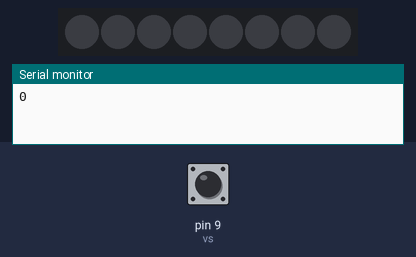
A sketch run on a simulated Arduino Uno, built with avr-gcc and run on an emulated ATmega328P. On the bench: 8 RGB LEDs in strip order, left to right, the last lines printed to the serial monitor. The inputs (shaded band) are chosen by the test bench; at power-on: pin 9 (vs) LOW. Dim RGB values are drawn brighter than linear.

Above: at 1.2 s.
1.3 s: pin 9 (vs) pulsed HIGH 2 times (0.12 s each, 0.3 s apart)
At 1.8 s:
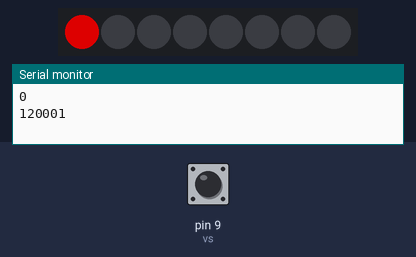
At 5.7 s:
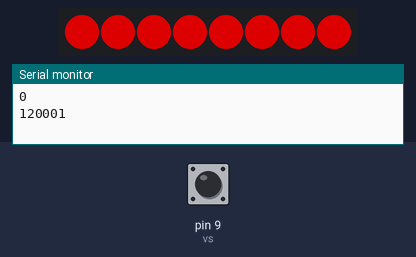
Timing chart, 0 to 8.0 s (numbered marks = the images above; inputs shaded):
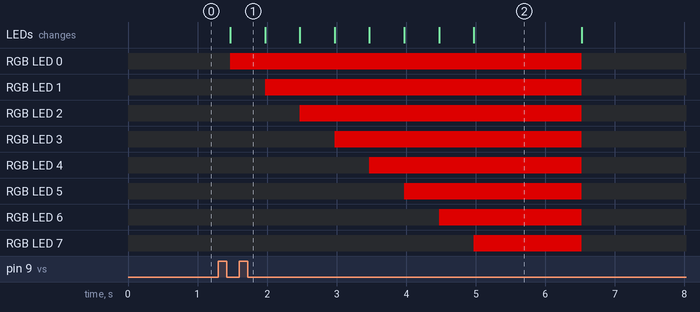

Measured:
- after the input at 1.3 s, RGB LED 0: off → RGB(150, 0, 0) after 0.17 s, → off 5.1 s later; RGB LED 1: off → RGB(150, 0, 0) after 0.67 s, → off 4.6 s later

The sketch:

sketch_dec3d_vibrationStripe.ino
```cpp
#include <Adafruit_NeoPixel.h>

int vs = 9; // Vibration sensor setup

// NeoPixel setup
#define PIN 6
#define NUMPIXELS 8
Adafruit_NeoPixel pixels(NUMPIXELS, PIN);

void setup() {
  // Initialize vibration sensor
  pinMode(vs, INPUT);
  Serial.begin(9600);

  // Initialize NeoPixels
  pixels.begin();
}

void loop() {
  long measurement = vibration();
  delay(50);
  Serial.println(measurement);

  if (measurement > 50) {
    // If vibration detected, light up NeoPixels
    for(int i = 0; i < NUMPIXELS; i++) {
      pixels.setPixelColor(i, 150, 0, 0); // Red color
      pixels.show();
      delay(500); // Delay between each pixel lighting up
    }
  } else {
    // No vibration detected, turn off NeoPixels
    pixels.clear();
    pixels.show();
  }
}

long vibration() {
  long measurement = pulseIn(vs, HIGH); // Wait for the pin to get HIGH and returns measurement
  return measurement;
}
```
